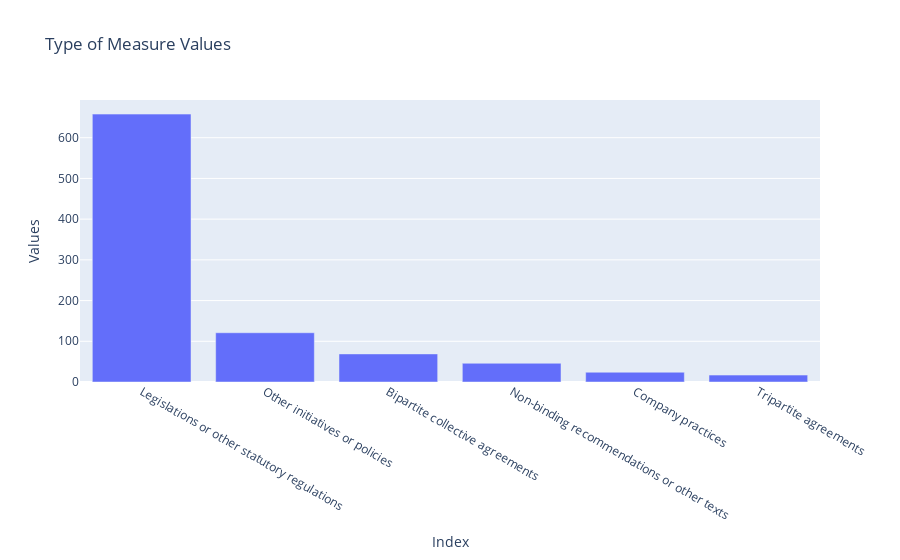

The notebook cell this image was saved under:
### Code cell
plotly_bar_chart_graphic("Type of Measure Values", df_tom_table_values['index'],
                         df_tom_table_values['Values'], "Index", "Values")

### Figure 1 — Plotly figure (JSON) as saved in the notebook; plotly's stock layout.template omitted (floating-point values rounded to 4 significant figures)
{"data": [{"type": "bar", "x": ["Legislations or other statutory regulations", "Other initiatives or policies", "Bipartite collective agreements", "Non-binding recommendations or other texts", "Company practices", "Tripartite agreements"], "y": [658, 121, 69, 46, 24, 17]}], "layout": {"title": {"text": "Type of Measure Values"}, "xaxis": {"title": {"text": "Index"}}, "yaxis": {"title": {"text": "Values"}}}}
